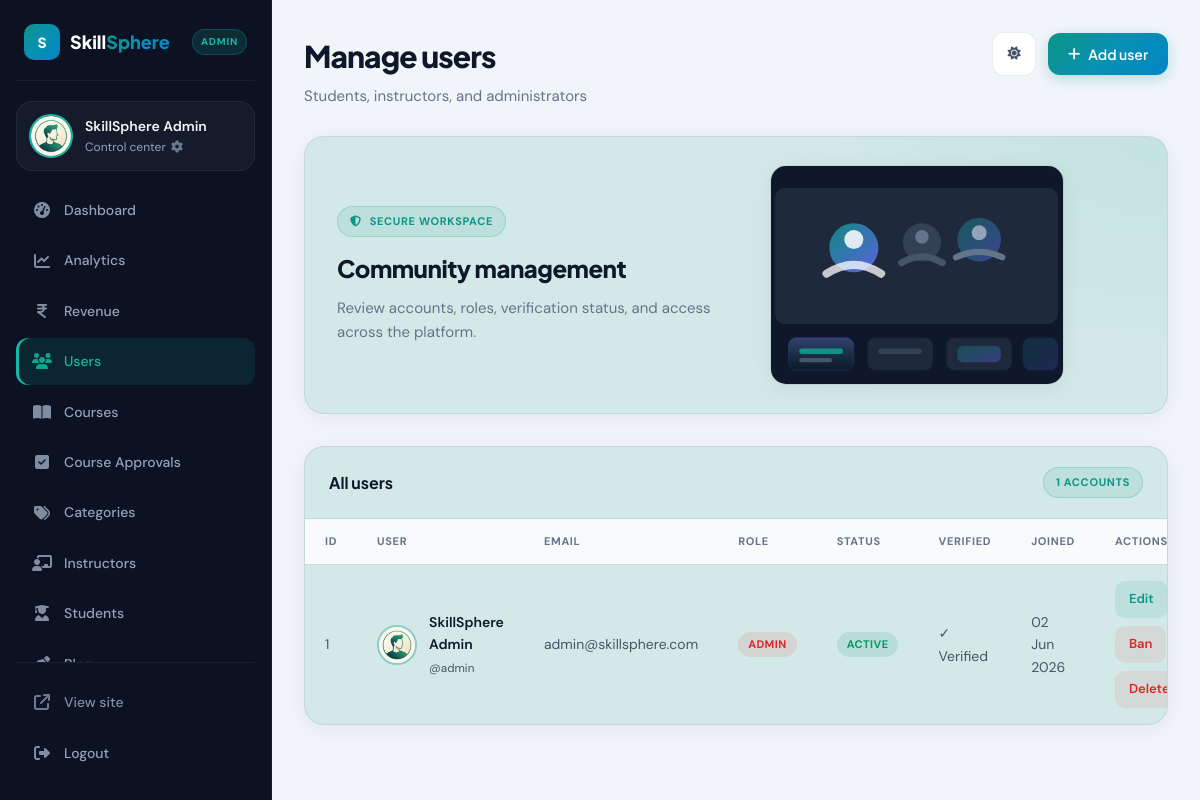
The page /admin/users/manage-users.php (signed in) on the database its author committed.
### tables this page shows
CREATE TABLE users (

    id INT PRIMARY KEY AUTO_INCREMENT,

    full_name VARCHAR(120) NOT NULL,

    username VARCHAR(80) UNIQUE,

    email VARCHAR(150) UNIQUE NOT NULL,

    phone VARCHAR(20),

    password VARCHAR(255) NOT NULL,

    profile_image VARCHAR(255)
    DEFAULT 'default.png',

    bio TEXT,

    role ENUM(
        'student',
        'instructor',
        'admin'
    ) DEFAULT 'student',

    status ENUM(
        'active',
        'blocked',
        'pending'
    ) DEFAULT 'active',

    email_verified TINYINT(1)
    DEFAULT 0,

    remember_token VARCHAR(255),

    last_login TIMESTAMP NULL,

    created_at TIMESTAMP
    DEFAULT CURRENT_TIMESTAMP,

    updated_at TIMESTAMP
    DEFAULT CURRENT_TIMESTAMP
    ON UPDATE CURRENT_TIMESTAMP

);

### db.php (called while the page is built, shortened)
<?php
try{
    $conn = mysqli_connect(
        DB_HOST,
        DB_USER,
        DB_PASS,
        DB_NAME
    );
}catch(Exception $e){
    die(
        "Database Connection Failed"
    );
}
mysqli_set_charset(
    $conn,
    "utf8mb4"
);
function dbQuery($query, $params = [], $types = "") {
    global $conn;
    $stmt = mysqli_prepare($conn, $query);
    if (!empty($params)) {
        if (empty($types)) {
            $types = str_repeat("s", count($params));
        }
        mysqli_stmt_bind_param($stmt, $types, ...$params);
    }
    $execute = mysqli_stmt_execute($stmt);
    $result = mysqli_stmt_get_result($stmt);
    return $result;
}
?>

### admin/users/manage-users.php (the view, shortened to what this page needs)
<?php
$userQuery = dbQuery('SELECT * FROM users ORDER BY created_at DESC');
$adminTopbarActions = '<a href="add-user.php" class="admin-btn admin-btn--primary"><i class="fa-solid fa-plus"></i> Add user</a>';
include '../includes/head.php';
include '../includes/sidebar.php';
?>
<div class="admin-main">
<?php include '../includes/topbar.php'; ?>
<div class="admin-panel reveal">
    <div class="admin-panel__head">
        <h3>All users</h3>
        <span class="admin-pill"><?php echo $userQuery ? mysqli_num_rows($userQuery) : 0; ?> accounts</span>
    </div>
    <div class="admin-table-wrap">
        <?php if ($userQuery && mysqli_num_rows($userQuery) > 0): ?>
        <table>
            <thead>
                <tr>
                    <th>ID</th>
                    <th>User</th>
                    <th>Email</th>
                    <th>Role</th>
                    <th>Status</th>
                    <th>Verified</th>
                    <th>Joined</th>
                    <th>Actions</th>
                </tr>
            </thead>
            <tbody>
                <?php while ($user = mysqli_fetch_assoc($userQuery)): ?>
                <tr>
                    <td><?php echo (int) $user['id']; ?></td>
                    <td>
                        <div class="admin-profile-cell">
                            <img src="../../uploads/profiles/<?php echo htmlspecialchars($user['profile_image'] ?? 'default.png'); ?>" alt="" onerror="this.src='../../uploads/profiles/default.png'">
                            <div>
                                <strong><?php echo htmlspecialchars($user['full_name']); ?></strong><br>
                                <small>@<?php echo htmlspecialchars($user['username'] ?? 'user'); ?></small>
                            </div>
                        </div>
                    </td>
                    <td><?php echo htmlspecialchars($user['email']); ?></td>
                    <td><span class="badge <?php echo strtolower($user['role']); ?>"><?php echo htmlspecialchars(ucfirst($user['role'])); ?></span></td>
                    <td><span class="status <?php echo strtolower($user['status'] ?? 'active'); ?>"><?php echo htmlspecialchars(ucfirst($user['status'] ?? 'active')); ?></span></td>
                    <td><?php echo !empty($user['email_verified']) ? '✓ Verified' : 'Pending'; ?></td>
                    <td><?php echo date('d M Y', strtotime($user['created_at'])); ?></td>
                    <td>
                        <div class="action-buttons">
                            <a href="edit-user.php?id=<?php echo (int) $user['id']; ?>" class="edit-btn">Edit</a>
                            <?php if ($user['status'] === 'blocked'): ?>
                                <a href="ban-user.php?id=<?php echo (int) $user['id']; ?>&action=unban" class="edit-btn" style="background:#10b981;">Unban</a>
                            <?php else: ?>
                                <a href="ban-user.php?id=<?php echo (int) $user['id']; ?>&action=ban" class="delete-btn" onclick="return confirm('Ban this user?');">Ban</a>
                            <?php endif; ?>
                            <a href="delete-user.php?id=<?php echo (int) $user['id']; ?>" class="delete-btn" onclick="return confirm('Delete this user permanently?');">Delete</a>
                        </div>
                    </td>
                </tr>
                <?php endwhile; ?>
            </tbody>
        </table>
        <?php else: ?>
            <div class="empty">No users found</div>
        <?php endif; ?>
    </div>
</div>
</div>
<?php include '../includes/footer.php'; ?>

### rows shown on the page
users: id "1", profile_image (placeholder picture), full_name "SkillSphere Admin", username "admin", email "admin@skillsphere.com", role "ADMIN", status "ACTIVE", email_verified "✓ Verified", created_at "02 Jun 2026"

### other values the page prints
$adminName "SkillSphere Admin"
$adminHeading "Manage users"
$adminSubheading "Students, instructors, and administrators"
$adminHeroTitle "Community management"
$adminHeroText "Review accounts, roles, verification status, and access across the platform."
mysqli_num_rows($userQuery) "1"
